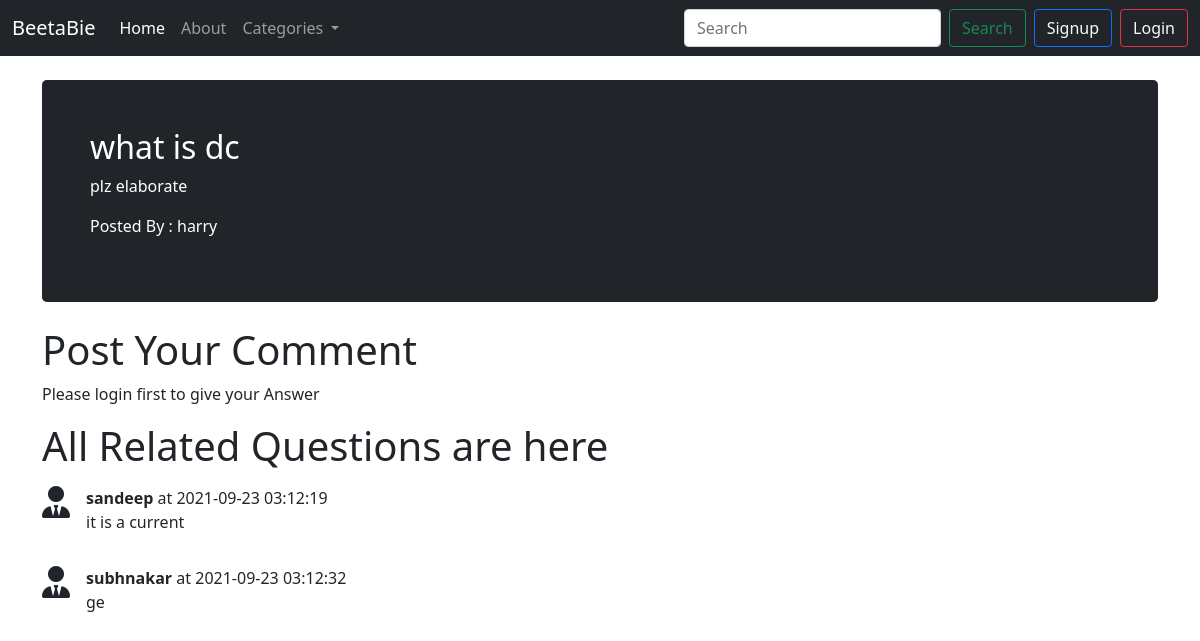
The app's page /theardmain.php?thid=15 with its own data.
### tables this page shows
CREATE TABLE `theards` (
  `theard_id` int(7) NOT NULL,
  `theard_title` varchar(255) NOT NULL,
  `theard_decs` text NOT NULL,
  `theard_catg_id` int(7) NOT NULL,
  `theard_user_id` int(7) NOT NULL,
  `timestamp` datetime NOT NULL DEFAULT current_timestamp()
);

CREATE TABLE `userdata` (
  `sno` int(11) NOT NULL,
  `user_name` varchar(35) NOT NULL,
  `user_email` varchar(35) NOT NULL,
  `user_pass` varchar(255) NOT NULL,
  `date` datetime NOT NULL DEFAULT current_timestamp()
);

CREATE TABLE `comments` (
  `comment_id` int(8) NOT NULL,
  `comment_content` text NOT NULL,
  `theard_id` int(8) NOT NULL,
  `comment_by` int(11) NOT NULL,
  `stamp` datetime NOT NULL DEFAULT current_timestamp()
);

### theardmain.php (the view, shortened to what this page needs)
<!doctype html>
<html lang="en">
<head>
    <link href="https://cdn.jsdelivr.net/npm/bootstrap@5.0.2/dist/css/bootstrap.min.css" rel="stylesheet"
>
</head>
<body>
    <?php
        include "component/_navbar.php";
        $tid = $_GET['thid'];
        $sql = "SELECT * FROM `theards` WHERE theard_id = $tid";
        $result = mysqli_query($conn, $sql);
        while ($row = mysqli_fetch_assoc($result)) {
            $title = $row['theard_title'];
            $decs = $row['theard_decs'];
            $theard_user_id = $row['theard_user_id'];
            $sql2 = "SELECT user_name FROM `userdata` WHERE sno = $theard_user_id";
            $result2 = mysqli_query($conn, $sql2);
            $row2 = mysqli_fetch_assoc($result2);
        }
        ?>
    <div class="container my-4">
        <div class="h-100 p-5 text-white bg-dark rounded-3">
            <h2><?php echo  $title ?></h2>
            <p><?php echo $decs ?></p>
            <p> Posted By :  <?php echo $row2['user_name']; ?></p>
        </div>
    </div>
    <div class="container">
        <h1>Post Your Comment</h1>
        <?php
        if (isset($_SESSION['loggedin']) && $_SESSION['loggedin'] = true ){
            echo '
            <form action="'. $_SERVER['REQUEST_URI'] .'" method="post">
            <div class="mb-3">
                <label for="desc" class="form-label">Enter Your Comment</label>
                <textarea class="form-control" name="comment" id="comment" rows="3"></textarea>
            </div>
            <button type="submit" class="btn btn-primary">Submit</button>
                ';
        }
        else{
            echo '<p>Please login first to give your Answer</p>';
        }
    ?>
    </div>
    <div class="container">
        <h1>All Related Questions are here</h1>
        <?php
        $id = $_GET['thid'];
        $sql = "SELECT * FROM `comments` WHERE theard_id = $id";
        $result = mysqli_query($conn, $sql);
        while ($row = mysqli_fetch_assoc($result)) {
        $comment = $row['comment_content'];
        $comment_by = $row['comment_by'];
        $tstamp = $row['stamp'];
        $sql2 = "SELECT user_name FROM `userdata` WHERE sno = $comment_by";
        $result2 = mysqli_query($conn, $sql2);
        $row2 = mysqli_fetch_assoc($result2);
        echo'
        <div class="d-flex my-3">
            <div class="flex-shrink-0">
                <i class="fas fa-user-tie fs-2"></i>
            </div>
            <div class="flex-grow-1 ms-3">
            <p class = "my-0 "> <b>'. $row2['user_name'] .'</b> at '.$tstamp.'</p>
                <p>'. $comment  .'</p>
            </div>
        </div>
        ';
        }
?>
    </div>
</body>
</html>

### records on screen
theards: theard_title "what is dc", theard_decs "plz elaborate"
userdata: user_name "harry"
comments: userdata.user_name "sandeep", stamp "2021-09-23 03:12:19", comment_content "it is a current"
comments: userdata.user_name "subhnakar", stamp "2021-09-23 03:12:32", comment_content "ge"
